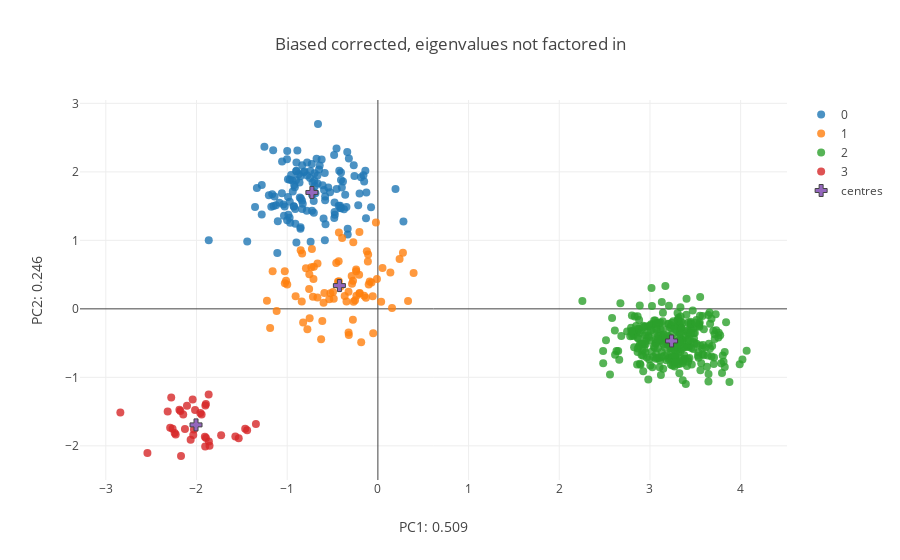

Here is the notebook cell this chart was saved with:
### Markdown cell above
Plotting our original samples onto our re-computed feature space:

### Code cell
corr_centroids= [np.mean(New_features[[y for y in range(New_features.shape[0]) if labels_bias[y] == z],:],axis= 0) for z in range(N_pops)]
corr_centroids= np.array(corr_centroids)

fig_data= [go.Scatter(
        x = New_features[[x for x in range(sum(Sizes_bias)) if labels_bias[x] == i],0],
        y = New_features[[x for x in range(sum(Sizes_bias)) if labels_bias[x] == i],1],
        type='scatter',
        mode= "markers",
        marker= {
        'line': {'width': 0},
        'size': 8,
        'symbol': 'circle',
      "opacity": .8
      },
      name= str(i)
    ) for i in range(N_pops)]

fig_data.append(
    go.Scatter(
        x= corr_centroids[:,0],
        y= corr_centroids[:,1],
        type= 'scatter',
        mode= 'markers',
        name= 'centres',
        marker= {
        'line': {'width': 1},
        'size': 10,
        'symbol': 'cross'
        }
    )
)


layout = go.Layout(
    title= 'Biased corrected, eigenvalues not factored in',
    yaxis=dict(
        title='PC2: {}'.format(round(var_comp[1],3))),
    xaxis=dict(
    title= 'PC1: {}'.format(round(var_comp[0],3))),
)

fig = go.Figure(data=fig_data, layout=layout)
iplot(fig)

### Figure 1 — Plotly figure (JSON) as saved in the notebook; plotly's stock layout.template omitted (floating-point values rounded to 4 significant figures; data arrays with more than 128 entries replaced by an {"elided": "..."} marker saying what was removed)
{"data": [{"marker": {"line": {"width": 0}, "opacity": 0.8, "size": 8, "symbol": "circle"}, "mode": "markers", "name": "0", "type": "scatter", "x": {"elided": "130 float values"}, "y": {"elided": "130 float values"}}, {"marker": {"line": {"width": 0}, "opacity": 0.8, "size": 8, "symbol": "circle"}, "mode": "markers", "name": "1", "type": "scatter", "x": [-0.1104, -1.012, -0.7337, -0.2392, -0.6128, -1.188, -0.2852, -0.7272, -0.07049, -0.01022, -0.6258, -0.2396, -0.4592, -1.116, -0.2037, 0.156, -1.026, -0.7558, -0.3233, -0.3206, -0.1514, -0.05692, -0.2036, 0.1377, -0.6656, -0.8393, 0.2764, -0.2755, -0.5898, -0.6665, -0.346, -0.1214, -0.4305, 0.03611, -0.7931, 0.3938, -0.8352, -0.3661, -0.7101, -0.2516, -0.8513, -0.907, -0.4297, -0.5235, -0.2739, -0.1075, -1.16, -0.5359, -0.08963, -0.4866, -0.323, -0.2366, -0.3942, -0.706, -0.7579, -0.4404, -0.1011, -1.026, -0.2066, -0.4135, -0.7162, -0.8241, -0.2678, -0.4324, -0.02134, -0.2711, -1.223, -0.2888, -0.7522, 0.3327, -0.1316, -0.4945, 0.0508, 0.2393, -0.7772, -0.1996, -0.1838, -0.05158, -0.999, -0.5988], "y": [0.6904, 0.4087, 0.6075, 0.5487, -0.1763, -0.2811, 0.3674, 0.8756, 0.3839, 0.4361, -0.4433, 0.5731, 0.6703, -0.03227, 0.2236, 0.01072, 0.3723, 0.5054, 0.2485, -0.381, 0.1895, 0.184, 1.123, 0.5307, 0.6624, 0.1057, 0.8186, -0.1607, 0.2302, 0.1658, 0.1078, 0.8396, 0.4044, 0.1023, 0.5943, 0.5239, 0.8081, 0.1874, 0.4352, 0.1261, 0.8546, 0.1832, 1.116, 0.2268, 0.4113, 0.7944, 0.5492, 0.1393, 0.3989, 0.1464, -0.3445, 0.1912, 1.036, 0.6157, 0.291, 0.3963, 0.3571, 0.5479, 0.4966, 0.3243, 0.1764, -0.1992, 0.1051, 0.695, 1.259, 0.973, 0.1189, 0.4781, -0.1362, 0.1162, 0.1626, 0.2468, 0.5971, 0.7279, -0.2963, 0.2298, -0.486, -0.3564, 0.3571, 0.08829]}, {"marker": {"line": {"width": 0}, "opacity": 0.8, "size": 8, "symbol": "circle"}, "mode": "markers", "name": "2", "type": "scatter", "x": {"elided": "300 float values"}, "y": {"elided": "300 float values"}}, {"marker": {"line": {"width": 0}, "opacity": 0.8, "size": 8, "symbol": "circle"}, "mode": "markers", "name": "3", "type": "scatter", "x": [-2.127, -1.944, -2.028, -1.908, -2.17, -1.728, -1.442, -2.24, -2.839, -1.866, -2.278, -2.036, -1.856, -2.016, -2.229, -1.896, -2.042, -2.146, -1.902, -2.177, -2.541, -2.29, -1.863, -1.895, -1.958, -1.904, -2.064, -2.105, -1.463, -1.534, -2.318, -2.188, -2.264, -1.345, -1.571], "y": [-1.754, -1.543, -1.76, -1.867, -2.148, -1.844, -1.774, -1.813, -1.515, -1.251, -1.294, -1.841, -2.0, -1.477, -1.834, -1.391, -1.324, -1.543, -1.41, -1.491, -2.104, -1.737, -1.935, -1.884, -1.522, -2.011, -1.911, -1.414, -1.749, -1.89, -1.498, -1.474, -1.749, -1.681, -1.863]}, {"marker": {"line": {"width": 1}, "size": 10, "symbol": "cross"}, "mode": "markers", "name": "centres", "type": "scatter", "x": [-0.7275, -0.4243, 3.238, -2.005], "y": [1.699, 0.3397, -0.469, -1.694]}], "layout": {"title": "Biased corrected, eigenvalues not factored in", "xaxis": {"title": "PC1: 0.509"}, "yaxis": {"title": "PC2: 0.246"}}}
